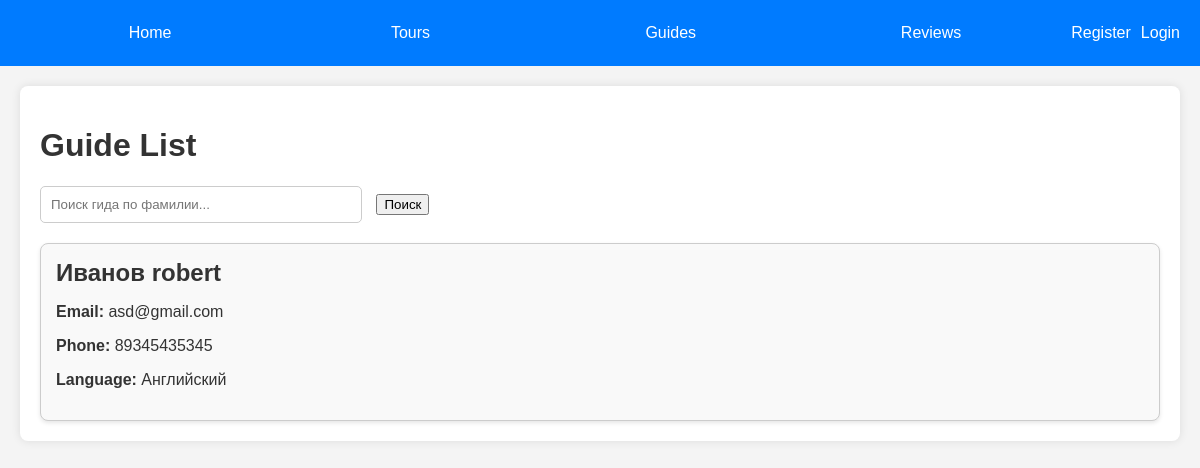
/tours/guides/, run on an earlier commit of the app's database.
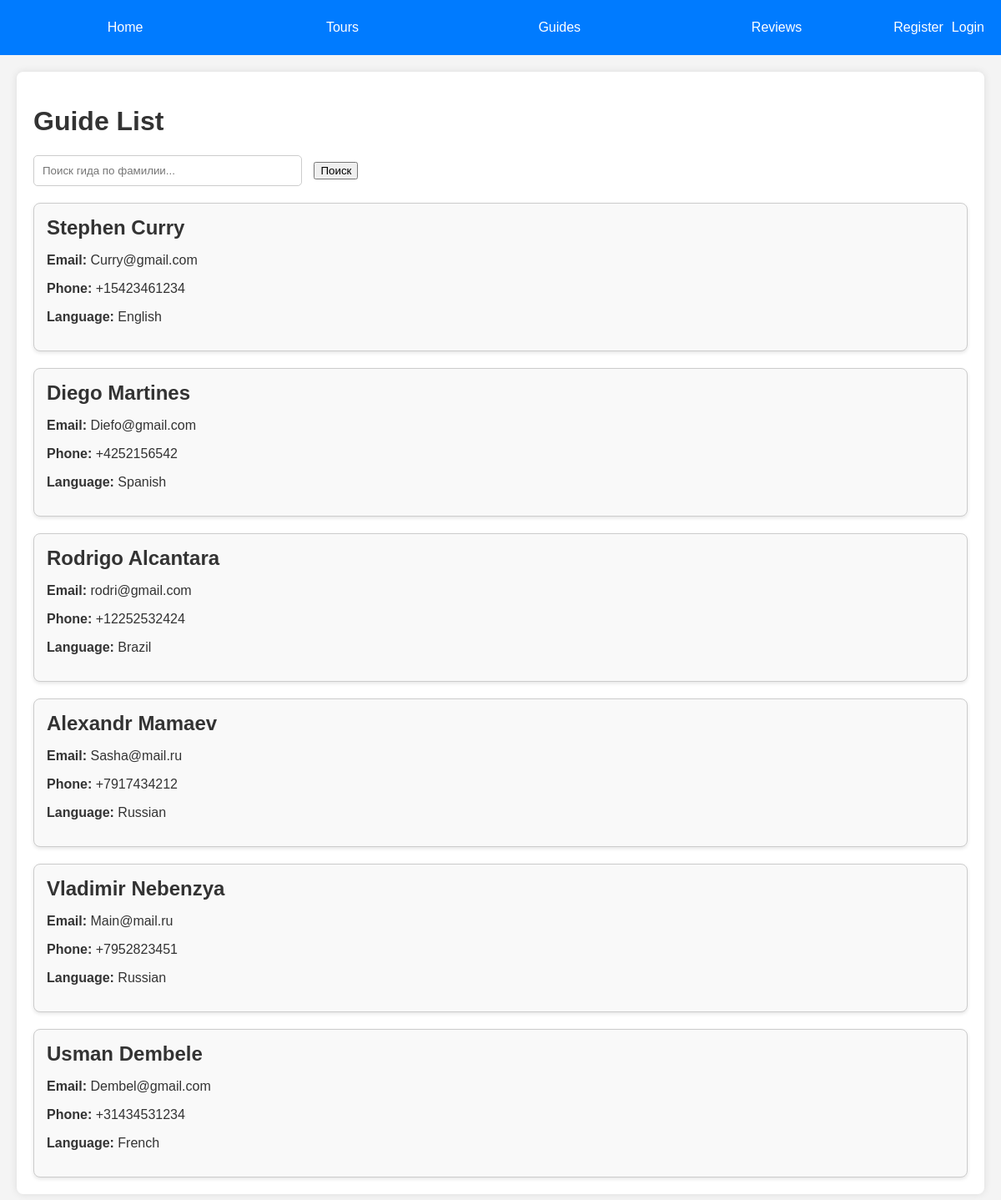
And on a later commit of the database.
### tours/models.py (models this page shows, shortened)
class Guide(models.Model):
    first_name = models.CharField(max_length = 30)
    last_name = models.CharField(max_length=30)
    language = models.CharField(max_length=30)
    email = models.EmailField(unique=True)
    phone = models.CharField(max_length=15)

### tours/views.py (the view)
# urls.py: path('guides/', views.guide_list, name='guide_list'),
def guide_list(request):
    guides = Guide.objects.all()
    return render(request, 'guides/guide_list.html', {'guides': guides})

### tours/templates/guides/guide_list.html (shortened to what this page needs)
{% extends 'base.html' %}
{% block content %}
    <h1>Guide List</h1>
    <div class="search-form">
        <form method="get" action="{% url 'search_guides' %}">
            <input type="text" name="last_name" class="search-input" placeholder="Поиск гида по фамилии..." value="{{ request.GET.last_name }}">
            <button type="submit">Поиск</button>
        </form>
    </div>
    <div class="guide-list">
        {% for guide in guides %}
            <div class="guide-item">
                <h2>{{ guide.first_name }} {{ guide.last_name }}</h2>
                <p><strong>Email:</strong> {{ guide.email }}</p>
                <p><strong>Phone:</strong> {{ guide.phone }}</p>
                <p><strong>Language:</strong> {{ guide.language }}</p>
            </div>
        {% endfor %}
    </div>
{% endblock %}

What changed in the data, as far as the page shows it:
removed Guide: first_name "Иванов", last_name "robert", email "asd@gmail.com", phone "89345435345", language "Английский"
added Guide: first_name "Stephen", last_name "Curry", email "Curry@gmail.com", phone "+15423461234", language "English"
added Guide: first_name "Diego", last_name "Martines", email "Diefo@gmail.com", phone "+4252156542", language "Spanish"
added Guide: first_name "Rodrigo", last_name "Alcantara", email "rodri@gmail.com", phone "+12252532424", language "Brazil"
added Guide: first_name "Alexandr", last_name "Mamaev", email "Sasha@mail.ru", phone "+7917434212", language "Russian"
added Guide: first_name "Vladimir", last_name "Nebenzya", email "Main@mail.ru", phone "+7952823451", language "Russian"
added Guide: first_name "Usman", last_name "Dembele", email "Dembel@gmail.com", phone "+31434531234", language "French"
